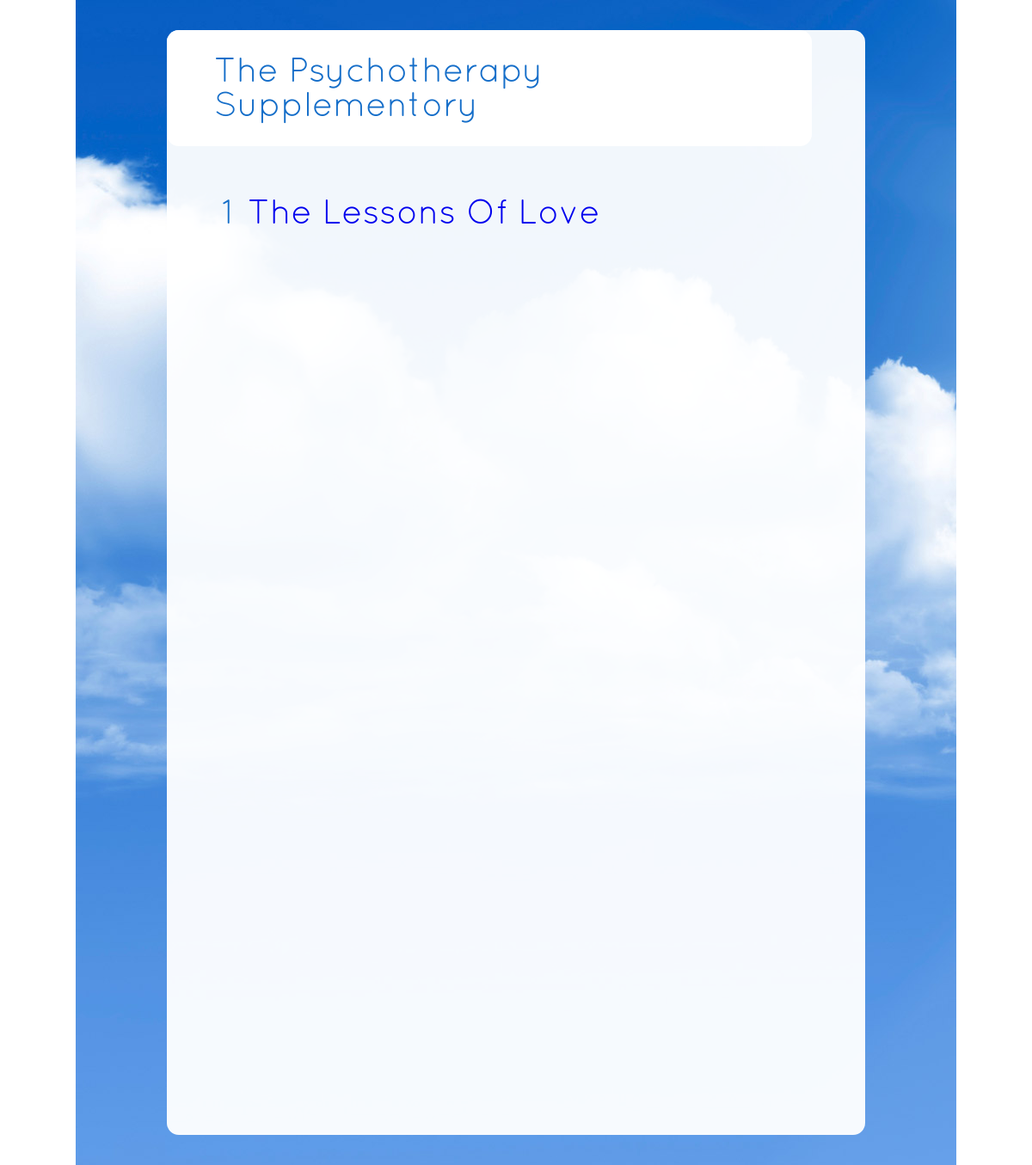
/acim/main_page_old.php?bookid=4, run on the app's committed database.
### tables this page shows
CREATE TABLE IF NOT EXISTS `tbl_book` (
  `tbl_book_id` int(11) NOT NULL AUTO_INCREMENT,
  `tbl_book_title` varchar(100) NOT NULL,
  `tbl_book_date` datetime NOT NULL,
  PRIMARY KEY (`tbl_book_id`)
);

CREATE TABLE IF NOT EXISTS `tbl_chapter` (
  `tbl_ch_id` int(11) NOT NULL AUTO_INCREMENT,
  `tbl_ch_bookid` int(11) NOT NULL,
  `tbl_ch_no` int(11) NOT NULL,
  `tbl_ch_name` varchar(100) NOT NULL,
  `tbl_ch_date` datetime NOT NULL,
  PRIMARY KEY (`tbl_ch_id`)
);

### acim/include/db.class.php (called while the page is built, shortened)
<?php
class db {
    private static $db;
    public static function __d($explicit=0) {
        if ($explicit == 1) {
            self::$db = new db(C_DB_HOST, C_DB_UNAME, C_DB_PASSWORD, C_DB_NAME);
        } else if (!isset($db)) {
            self::$db = new db();
        }
        return self::$db;
    }
    public function query($query) {
        if ($res = mysql_query($query))
            return $res;
        else {
            d(mysql_error());
            back_trace();
            d($query);
        }
    }
    public function format_data($result, $field=NULL, $second_field=NULL, $third_field=NULL) {
        $data_array = array();
        if ($result) {
            while ($array = mysql_fetch_assoc($result)) {
                $t = array();
                foreach ($array as $field_name => $value) {
                    $t[$field_name] = ($value);
                }
                if (isset($field)) {
                    if (isset($second_field)) {
                        if (isset($third_field)) {
                            $data_array[$t[$field]][$t[$second_field]][$t[$third_field]] = $t;
                        } else {
                            $data_array[$t[$field]][$t[$second_field]] = $t;
                        }
                    } else {
                        $data_array[$t[$field]][] = $t;
                    }
                } else {
                    $data_array[] = $t;
                }
            }
        }
        return $data_array;
    }
}
function q($query='') {
    $_db = db::__d();
    return $_db->format_data($_db->query($query));
}
function qs($q) {
    $d = q($q);
    if(count($d) > 0){
	   return $d[0];
	} else {
	   return "";
	}
}
?>

### acim/include/common_function.php (called while the page is built, shortened)
<?php
function GetChapterPageNo($bookid,$chid){
   $query = "SELECT tbl_page_no FROM tbl_page WHERE tbl_page_bookid = ".$bookid." AND tbl_page_chid = ".$chid." ORDER BY tbl_page_no ASC limit 1";
   $res = qs($query);
   if(empty($res)){
      return 0;
   }else{
      return $res['tbl_page_no'];
   }
}
?>

### acim/main_page_old.php (the view, shortened to what this page needs)
<?php
include('include/db.class.php');
include('include/common_function.php');
?>
<!DOCTYPE html>
<html>
<head>
   <link rel="stylesheet" type="text/css" href="css/query.css"/>
   <link rel="stylesheet" type="text/css" href="css/custom.css"/>
	<link rel="stylesheet" href="http://code.jquery.com/mobile/1.2.0/jquery.mobile-1.2.0.min.css">
</head>
<body>
<div data-role="page">
   <div data-role="content">
	 <div class="inner_bg">
    	<div class="example-chep">
          <div class="top-menu cont-text">
          	  <?php
				 $query = "SELECT tbl_book_title FROM  tbl_book where tbl_book_id = ".trim($_REQUEST['bookid']);
				 $res = qs($query);
			     echo $res['tbl_book_title'];
			  ?>
          </div>
          <div class="midd-cont">
            	<div class="chapter-detail">
					 <?php
						$query = "SELECT * FROM tbl_chapter where tbl_ch_bookid = ".trim($_REQUEST['bookid']);
						$result = q($query);
						$totql_res = count($result);
						if($totql_res > 0){
						  for($i=0;$i<$totql_res;$i++){
					 ?>
							<div class="cont-text" style="float:left;margin-right:10px;width:20px;">
							   <?php
							      echo $result[$i]['tbl_ch_no'];
							   ?>
							</div>
							<div class="cont-text" style="float:left;">
							<?php
							   $pageno_start = GetChapterPageNo(trim($_REQUEST['bookid']),$result[$i]['tbl_ch_id']);
							   if($pageno_start > 0){
							     $p_q_s = "&pageno=".$pageno_start;
							   }else{
							     $p_q_s = '';
							   }
							?>
								<a href="chapter.php?chid=<?php echo $result[$i]['tbl_ch_id'].$p_q_s; ?>" data-ajax="false">
								<?php
								   echo $result[$i]['tbl_ch_name'];
								?>
								</a>
							</div>
	                 <?php  }
					      }
					 ?>
                </div>
          </div>
    	</div>
    </div>
   </div>
</div>
</body>
</html>

### acim/css/query.css (style rules this page uses)
body, div, dl, dt, dd, ul, ol, li, h1, h2, h3, h4, h5, h6, pre, code, form, fieldset, legend, input, textarea, p, blockquote, th, td { margin: 0;padding: 0; }
a,a:visited { outline: none;text-decoration: none; }
body { margin: 0;padding: 0;font-family:Arial, Helvetica, sans-serif;font-size: 12px;color:#000;line-height:20px; }
.inner_bg { background: url(../images/inner_bg.jpg) no-repeat center top; padding:35px 0 }
.example-chep { width:812px; height:1285px; margin:0 auto; background:url(../images/white_bg.png) repeat; border-radius:14px; position:relative }
.top-menu { background:#FFF; border-radius:14px; height:75px; padding:30px 55px; }
.midd-cont { padding-left:64px; margin-top:50px; }
.chapter-detail { margin-top:60px }
.cont-text { color:#156ec9; font-size:40px; line-height:40px; font-family:QuicksandBook; float:left; width:640px }

### data on the page
tbl_book: tbl_book_title "The Psychotherapy Supplementory"
tbl_chapter: tbl_ch_no "1", tbl_ch_name "The Lessons Of Love"
